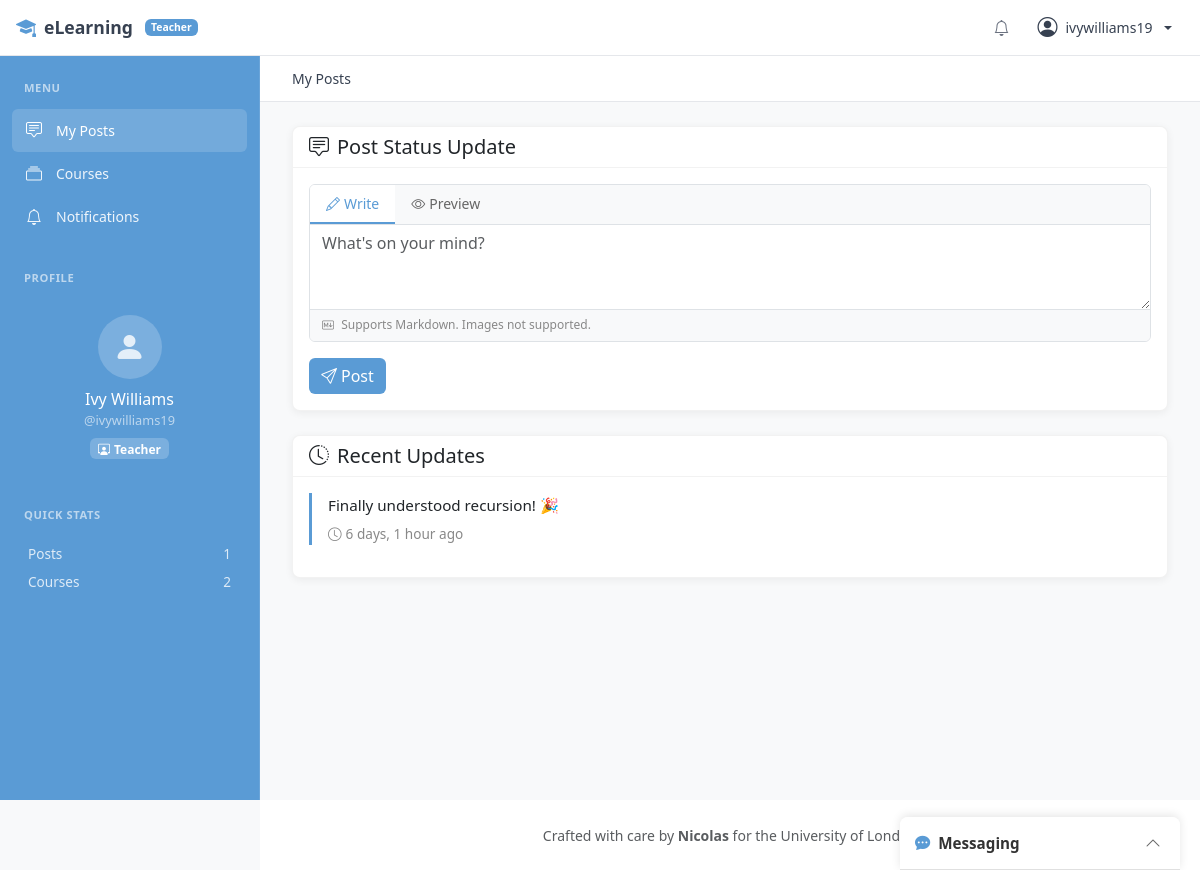
/posts/ (signed in), run on an earlier commit of the app's database.
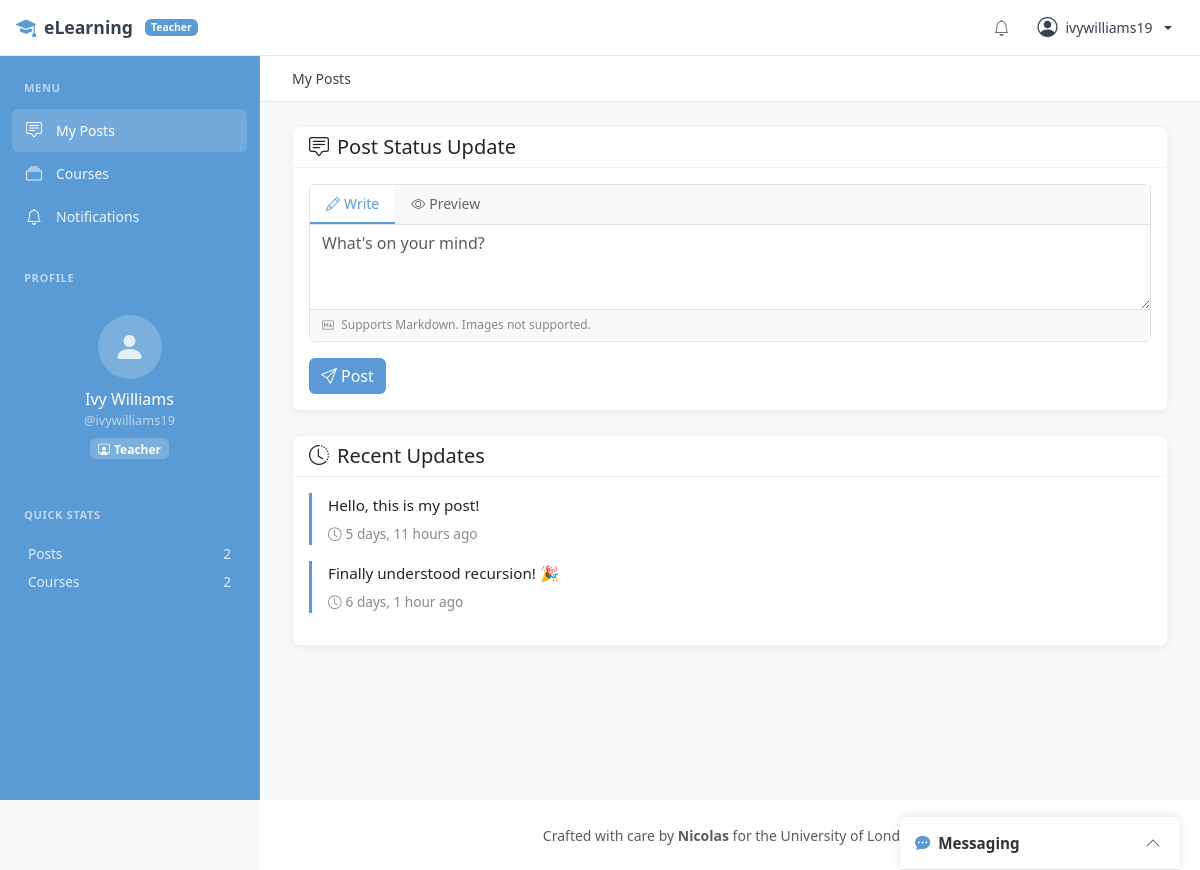
And on a later commit of the database.
### apps/accounts/models.py (models this page shows, shortened)
class User(AbstractUser):
    class UserType(models.TextChoices):
        STUDENT = 'student', 'Student'
        TEACHER = 'teacher', 'Teacher'
    email = models.EmailField(unique=True)
    user_type = models.CharField(
        max_length=10,
        choices=UserType.choices,
        default=UserType.STUDENT,
    )
    photo = models.ImageField(
        upload_to=profile_photo_path,
        storage=media_storage,
        blank=True,
        null=True,
    )
    bio = models.TextField(blank=True, max_length=500)
    created_at = models.DateTimeField(auto_now_add=True)
    updated_at = models.DateTimeField(auto_now=True)
    @property
    def is_teacher(self):
        return self.user_type == self.UserType.TEACHER

class StatusUpdate(models.Model):
    user = models.ForeignKey(
        User,
        on_delete=models.CASCADE,
        related_name='status_updates',
    )
    content = models.TextField(max_length=500)
    created_at = models.DateTimeField(auto_now_add=True)
    class Meta:
        ordering = ['-created_at']

### apps/accounts/views.py (the view)
# urls.py: path('posts/', views.posts_view, name='posts'),
@login_required
@never_cache
def posts_view(request):
    user = request.user
    all_posts = user.status_updates.all()
    recent_posts = all_posts[:5]
    all_posts_list = list(all_posts[5:])
    paginator = Paginator(all_posts_list, 10)
    page_number = request.GET.get('page', 1)
    page_obj = paginator.get_page(page_number)
    if request.method == 'POST':
        form = StatusUpdateForm(request.POST)
        if form.is_valid():
            status = form.save(commit=False)
            status.user = user
            status.save()
            messages.success(request, 'Status update posted!')
            return redirect('posts')
    else:
        form = StatusUpdateForm()
    context = {
        'recent_posts': recent_posts,
        'page_obj': page_obj,
        'total_posts': all_posts.count(),
        'form': form,
    }
    return render(request, 'accounts/posts.html', context)

### apps/accounts/forms.py
class StatusUpdateForm(forms.ModelForm):
    class Meta:
        model = StatusUpdate
        fields = ['content']
        widgets = {
            'content': forms.Textarea(attrs={
                'rows': 3,
                'placeholder': "What's on your mind?",
                'class': 'form-control',
            }),
        }

### templates/accounts/posts.html (shortened to what this page needs)
{% extends 'base_sidebar.html' %}
{% load crispy_forms_tags %}
{% load markdown_extras %}
{% block sidebar %}
{% with active_menu='posts' %}{% include 'includes/sidebar_menu.html' %}{% endwith %}
<div class="sidebar-section">
    <div class="sidebar-section-title">Quick Stats</div>
    <div class="px-3 py-2">
        <div class="d-flex justify-content-between mb-2" style="color: rgba(255,255,255,0.8); font-size: 0.85rem;">
            <span>Posts</span>
            <span style="font-weight: 500;">{{ user.status_updates.count }}</span>
        </div>
        {% if user.is_teacher %}
        <div class="d-flex justify-content-between mb-2" style="color: rgba(255,255,255,0.8); font-size: 0.85rem;">
            <span>Courses</span>
            <span style="font-weight: 500;">{{ user.courses_teaching.count }}</span>
        </div>
        {% else %}
        <div class="d-flex justify-content-between mb-2" style="color: rgba(255,255,255,0.8); font-size: 0.85rem;">
            <span>Enrolled</span>
            <span style="font-weight: 500;">{{ user.enrollments.count }}</span>
        </div>
        {% endif %}
    </div>
</div>
{% endblock sidebar %}
{% block breadcrumb %}
<div class="breadcrumb-bar">
    <nav aria-label="breadcrumb">
        <ol class="breadcrumb">
            <li class="breadcrumb-item active">My Posts</li>
        </ol>
    </nav>
</div>
{% endblock breadcrumb %}
{% block content %}
<div class="card mb-4">
    <div class="card-header">
        <h5 class="mb-0"><i class="bi bi-chat-square-text me-2"></i>Post Status Update</h5>
    </div>
    <div class="card-body">
        <form method="post">
            {% include 'includes/markdown_editor.html' with field_name='content' field_id='id_content' field_value=form.content.value rows=3 placeholder="What's on your mind?" %}
            <button type="submit" class="btn btn-primary mt-3">
                <i class="bi bi-send me-1"></i>Post
            </button>
        </form>
    </div>
</div>
<div class="card mb-4">
    <div class="card-header">
        <h5 class="mb-0"><i class="bi bi-clock-history me-2"></i>Recent Updates</h5>
    </div>
    <div class="card-body">
        {% if recent_posts %}
            {% for status in recent_posts %}
                <div class="status-update">
                    <div class="mb-1 markdown-body">{{ status.content|markdown }}</div>
                    <small class="timestamp">
                        <i class="bi bi-clock me-1"></i>{{ status.created_at|timesince }} ago
                    </small>
                </div>
            {% endfor %}
        {% else %}
            <p class="text-muted text-center mb-0">
                <i class="bi bi-chat-square me-2"></i>No status updates yet. Post your first one!
            </p>
        {% endif %}
    </div>
</div>
{% endblock %}

### templates/base_sidebar.html (shortened to what this page needs)
{% load static %}
<!DOCTYPE html>
<html lang="en">
<head>
    <link href="https://cdn.jsdelivr.net/npm/bootstrap@5.3.2/dist/css/bootstrap.min.css" rel="stylesheet">
    <link href="https://cdn.jsdelivr.net/npm/bootstrap-icons@1.11.1/font/bootstrap-icons.css" rel="stylesheet">
    <link href="{% static 'css/style.css' %}" rel="stylesheet">
</head>
<body>
    <header class="app-header">
        <a href="{% url 'posts' %}" class="header-brand">
            <i class="bi bi-mortarboard-fill"></i>
            <span>eLearning</span>
            {% if user.is_authenticated and user.is_teacher %}
                <span class="badge" style="background-color: #5a9bd5; color: white; font-size: 0.65rem; padding: 3px 6px; margin-left: 4px;">Teacher</span>
            {% endif %}
        </a>
        <div class="header-actions">
            {% if user.is_authenticated %}
                <a href="{% url 'notifications:list' %}" class="header-btn position-relative">
                    <i class="bi bi-bell" id="notification-icon"></i>
                </a>
                <div class="dropdown">
                    <a href="#" class="header-user dropdown-toggle" data-bs-toggle="dropdown">
                        <i class="bi bi-person-circle"></i>
                        <span class="d-none d-sm-inline">{{ user.username }}</span>
                    </a>
                </div>
            {% else %}
                <a href="{% url 'accounts:login' %}" class="btn btn-sm btn-outline-secondary">Login</a>
                <a href="{% url 'accounts:register' %}" class="btn btn-sm btn-primary">Register</a>
            {% endif %}
        </div>
    </header>
    <aside class="app-sidebar" id="appSidebar">
        <nav class="sidebar-nav">
            {% block sidebar %}{% endblock sidebar %}
        </nav>
    </aside>
    <main class="app-main">
        {% block breadcrumb %}{% endblock %}
        <div class="main-content">
            {% block content %}{% endblock %}
        </div>
    </main>
    <footer class="app-footer">
        <p class="mb-0 small text-muted">
            Crafted with care by <strong>Nicolas</strong> for the University of London
        </p>
    </footer>
    {% if user.is_authenticated %}
        {% include 'chat/chat_widget.html' %}
    {% endif %}
</body>
</html>

### templates/includes/sidebar_menu.html
<div class="sidebar-section">
    <div class="sidebar-section-title">Menu</div>
    <a href="{% url 'posts' %}" class="sidebar-link {% if active_menu == 'posts' %}active{% endif %}">
        <i class="bi bi-chat-square-text"></i>
        <span>My Posts</span>
    </a>
    <a href="{% url 'courses:course_list' %}" class="sidebar-link {% if active_menu == 'courses' %}active{% endif %}">
        <i class="bi bi-collection"></i>
        <span>Courses</span>
    </a>
    <a href="{% url 'notifications:list' %}" class="sidebar-link {% if active_menu == 'notifications' %}active{% endif %}">
        <i class="bi bi-bell"></i>
        <span>Notifications</span>
    </a>
</div>
{% if user.is_authenticated %}
<div class="sidebar-section">
    <div class="sidebar-section-title">Profile</div>
    <div class="px-3 py-3 text-center">
        <a href="{% url 'accounts:profile' user.username %}" class="text-decoration-none">
            {% if user.photo %}
                <img src="{{ user.photo.url }}" alt="{{ user.username }}"
                     style="width: 64px; height: 64px; border-radius: 50%; object-fit: cover; border: 2px solid rgba(255,255,255,0.3);">
            {% else %}
                <div style="width: 64px; height: 64px; border-radius: 50%; background: rgba(255,255,255,0.2); display: inline-flex; align-items: center; justify-content: center; margin: 0 auto;">
                    <i class="bi bi-person-fill" style="font-size: 2rem; color: rgba(255,255,255,0.8);"></i>
                </div>
            {% endif %}
        </a>
        <div class="mt-2">
            <a href="{% url 'accounts:profile' user.username %}" style="color: white; font-weight: 500; text-decoration: none;">
                {{ user.get_full_name|default:user.username }}
            </a>
        </div>
        <div style="color: rgba(255,255,255,0.6); font-size: 0.8rem;">@{{ user.username }}</div>
        <span class="badge mt-2" style="background: rgba(255,255,255,0.2); color: white;">
            {% if user.is_teacher %}
                <i class="bi bi-person-workspace me-1"></i>Teacher
            {% else %}
                <i class="bi bi-mortarboard me-1"></i>Student
            {% endif %}
        </span>
    </div>
</div>
{% endif %}

What changed in the data, as far as the page shows it:
computed for User "Ivy Williams": status_updates.count "1" → "2"
added StatusUpdate: content "Hello, this is my post!", created_at "5 days, 11 hours"
